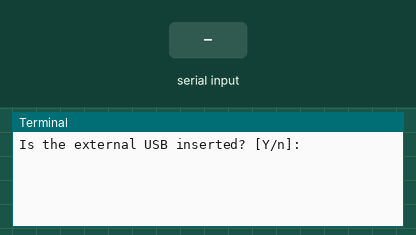
Simulated run of this program. Board: Raspberry Pi (BCM pin numbers). Parts: the last lines printed to the terminal. The test bench sets the inputs (shaded band). The clock reads 2024-03-15 10:24:30 at power-on unless the program sets it; the camera gives no picture and a still takes 0.5 s. At 5.3 s the program stops and its outputs stay as they are.

Above: at 1.2 s.
1.3 s: "Y" typed at the terminal, then Enter
At 1.7 s:
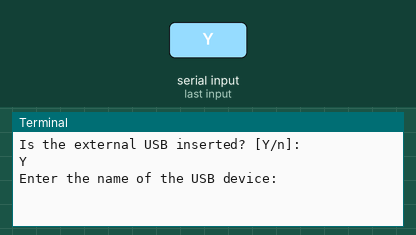
2.8 s: "5" typed at the terminal, then Enter
At 4.0 s:
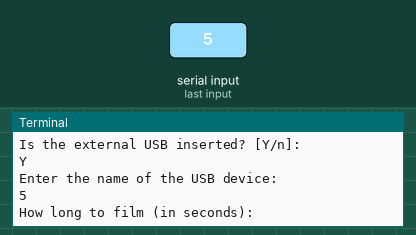
4.3 s: "1" typed at the terminal, then Enter
At 5.9 s:
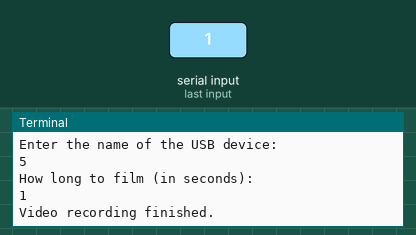

The program:

DurationRecord.py
```python
from datetime import datetime
import os
from picamera import PiCamera
from time import sleep
import subprocess

camera = PiCamera()
camera.resolution = (1920, 1080)

usb_answer = input("Is the external USB inserted? [Y/n]: ")
if usb_answer.upper() == "Y":
        usb_name = input("Enter the name of the USB device: ")
	path = "/media/pi/" + usb_name + "/" + datetime.now().strftime('%Y%m%d_%H%M')

else:
	path = "/home/pi/Videos/" + datetime.now().strftime('%Y%m%d_%H:%M')

duration = int(input("How long to film (in seconds): "))
camera.start_preview()

video_name = path + '.h264'


camera.start_recording(video_name)
sleep(duration)
camera.stop_recording()
camera.stop_preview()
print("Video recording finished.")
```

Measured:
- after the input at 1.3 s, the terminal: prints a new line at once (image 1)
- after the input at 2.8 s, the terminal: prints a new line at once (image 2)
- after the input at 4.3 s, the terminal: prints a new line at once (image 3)
